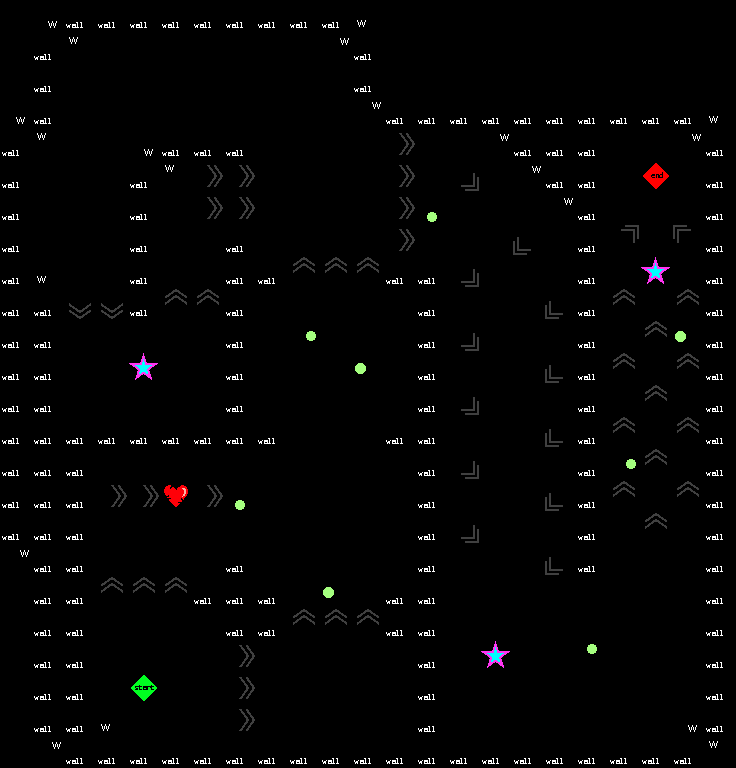

This is a level from a 2D game, rendered from its Tiled map with the project's own tilesets. A one-line summary and the complete map file follow:
An orthogonal 23x24 tile map with 32x32 px tiles, 2 tile layers (Back, Game).

<map version="1.0" tiledversion="1.1.5" orientation="orthogonal" renderorder="right-down" width="23" height="24" tilewidth="32" tileheight="32" infinite="0" nextobjectid="1">
 <tileset firstgid="1" name="SampleMap" tilewidth="32" tileheight="32" tilecount="64" columns="8">
  <image source="SampleMap.png" width="256" height="256" />
 </tileset>
 <layer name="Back" width="23" height="24">
  <data encoding="csv">
0,0,0,0,0,0,0,0,0,0,0,0,0,0,0,0,0,0,0,0,0,0,0,
0,0,0,0,0,0,0,0,0,0,0,0,0,0,0,0,0,0,0,0,0,0,0,
0,0,0,0,0,0,0,0,0,0,0,0,0,0,0,0,0,0,0,0,0,0,0,
0,0,0,0,0,0,0,0,0,0,0,0,0,0,0,0,0,0,0,0,0,0,0,
0,0,0,0,0,0,0,0,0,0,0,0,0,0,0,0,0,0,0,0,0,0,0,
0,0,0,0,0,0,0,0,0,0,0,0,0,0,0,0,0,0,0,0,0,0,0,
0,0,0,0,0,0,0,0,0,0,0,0,0,0,0,0,0,0,0,0,0,0,0,
0,0,0,0,0,0,0,0,0,0,0,0,0,0,0,0,0,0,0,0,0,0,0,
0,0,0,0,0,0,0,0,0,0,0,0,0,0,0,0,0,0,0,0,0,0,0,
0,0,0,0,0,0,0,0,0,0,0,0,0,0,0,0,0,0,0,0,0,0,0,
0,0,0,0,0,0,0,0,0,0,0,0,0,0,0,0,0,0,0,0,0,0,0,
0,0,0,0,0,0,0,0,0,0,0,0,0,0,0,0,0,0,0,0,0,0,0,
0,0,0,0,0,0,0,0,0,0,0,0,0,0,0,0,0,0,0,0,0,0,0,
0,0,0,0,0,0,0,0,0,0,0,0,0,0,0,0,0,0,0,0,0,0,0,
0,0,0,0,0,0,0,0,0,0,0,0,0,0,0,0,0,0,0,0,0,0,0,
0,0,0,0,0,0,0,0,0,0,0,0,0,0,0,0,0,0,0,0,0,0,0,
0,0,0,0,0,0,0,0,0,0,0,0,0,0,0,0,0,0,0,0,0,0,0,
0,0,0,0,0,0,0,0,0,0,0,0,0,0,0,0,0,0,0,0,0,0,0,
0,0,0,0,0,0,0,0,0,0,0,0,0,0,0,0,0,0,0,0,0,0,0,
0,0,0,0,0,0,0,0,0,0,0,0,0,0,0,0,0,0,0,0,0,0,0,
0,0,0,0,0,0,0,0,0,0,0,0,0,0,0,0,0,0,0,0,0,0,0,
0,0,0,0,0,0,0,0,0,0,0,0,0,0,0,0,0,0,0,0,0,0,0,
0,0,0,0,0,0,0,0,0,0,0,0,0,0,0,0,0,0,0,0,0,0,0,
0,0,0,0,0,0,0,0,0,0,0,0,0,0,0,0,0,0,0,0,0,0,0
</data>
 </layer>
 <layer name="Game" width="23" height="24">
  <data encoding="csv">
0,44,1,1,1,1,1,1,1,1,1,43,0,0,0,0,0,0,0,0,0,0,0,
0,1,42,2,2,2,2,2,2,2,41,1,0,0,0,0,0,0,0,0,0,0,0,
0,1,2,2,2,2,2,2,2,2,2,1,0,0,0,0,0,0,0,0,0,0,0,
44,1,2,2,2,2,2,2,2,2,2,41,1,1,1,1,1,1,1,1,1,1,43,
1,42,2,2,44,1,1,1,2,2,2,2,35,2,2,41,1,1,1,2,2,41,1,
1,2,2,2,1,42,35,35,2,2,2,2,35,2,36,2,41,1,1,2,10,2,1,
1,2,2,2,1,2,35,35,2,2,2,2,35,25,2,2,2,41,1,2,2,2,1,
1,2,2,2,1,2,2,1,2,2,2,2,35,2,2,2,38,2,1,34,2,40,1,
1,43,2,2,1,2,2,1,1,33,33,33,1,1,36,2,2,2,1,2,17,2,1,
1,1,37,37,1,33,33,1,2,2,2,2,2,1,2,2,2,38,1,33,2,33,1,
1,1,2,2,2,2,2,1,2,27,2,2,2,1,36,2,2,2,1,2,33,28,1,
1,1,2,2,17,2,2,1,2,2,2,28,2,1,2,2,2,38,1,33,2,33,1,
1,1,2,2,2,2,2,1,2,2,2,2,2,1,36,2,2,2,1,2,33,2,1,
1,1,1,1,1,1,1,1,1,2,2,2,1,1,2,2,2,38,1,33,2,33,1,
1,1,1,2,2,2,2,2,2,2,2,2,2,1,36,2,2,2,1,27,33,2,1,
1,1,1,35,35,29,35,25,2,2,2,2,2,1,2,2,2,38,1,33,2,33,1,
1,1,1,2,2,2,2,2,2,2,2,2,2,1,36,2,2,2,1,2,33,2,1,
41,1,1,2,2,2,2,1,2,2,2,2,2,1,2,2,2,38,1,2,2,2,1,
0,1,1,33,33,33,1,1,1,2,28,2,1,1,2,2,2,2,2,2,2,2,1,
0,1,1,2,2,2,2,1,1,33,33,33,1,1,2,2,2,2,2,2,2,2,1,
0,1,1,2,2,2,2,35,2,2,2,2,2,1,2,17,2,2,26,2,2,2,1,
0,1,1,2,9,2,2,35,2,2,2,2,2,1,2,2,2,2,2,2,2,2,1,
0,1,1,43,2,2,2,35,2,2,2,2,2,1,2,2,2,2,2,2,2,44,1,
0,41,1,1,1,1,1,1,1,1,1,1,1,1,1,1,1,1,1,1,1,1,42
</data>
 </layer>
</map>
